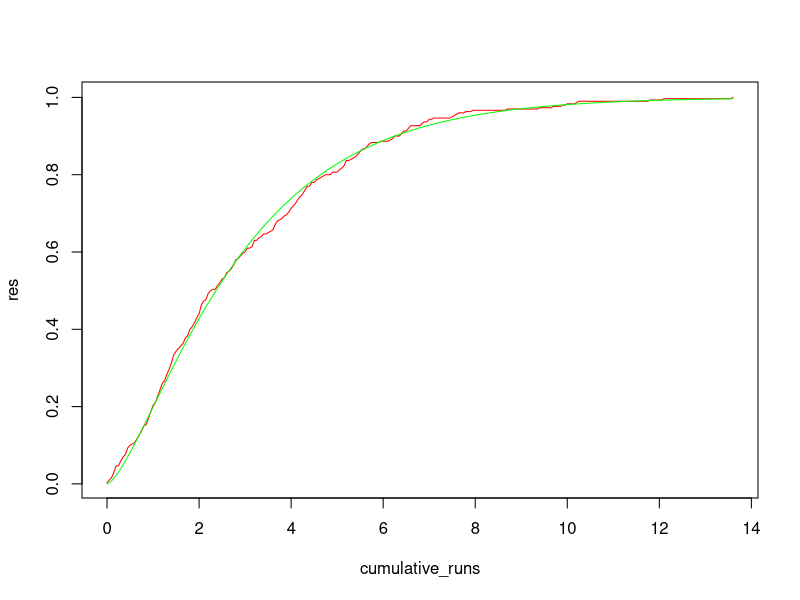

The R source for this figure:
# Use simulations to test the built-in chi-squared dist versus the empirical (by def.) chi-squared.
library(MASS)
count_for_cdf <- function(dataset, upper_bound){
    # Counts the number of elements in dataset that are not bigger than upper_bound.
    count <- 0
    for (i in dataset){
        if (i <= upper_bound){
            count <- count + 1
        }
    }
    return(count)
}
cdf_empirical_chi <- function(deg_of_freedom, number_of_observations){
    # Returns a plot of the empirical cdf (cumulative distribution function) of chi-squared distribution.
    empirical_chi <- vector(mode = "integer", length = number_of_observations)
    for (i in 1:number_of_observations){
        x_normal <- mvrnorm(n = 1, vector(mode = "integer", length = deg_of_freedom), Sigma = diag(deg_of_freedom))
        empirical_chi[i] <- t(x_normal) %*% x_normal
    }
    checkpoints <- seq(0, 7 * deg_of_freedom, by = 0.05)
    empirical_cdf <- vector(mode = "integer", length = length(checkpoints))
    for (i in 1:length(empirical_cdf)){
        empirical_cdf[i] <- count_for_cdf(empirical_chi, checkpoints[i])/number_of_observations
        if(empirical_cdf[i] == 1){
            break
        }
    }
    res <- empirical_cdf[empirical_cdf != 0]
    cumulative_runs <- checkpoints[1:length(res)]
    builtin_cdf <- pchisq(cumulative_runs, deg_of_freedom)
    p1 <- plot(cumulative_runs, res, type = "l", col = "red")
    lines(cumulative_runs, builtin_cdf, col = "green")
    return(p1)
}
print(cdf_empirical_chi(3, 300))